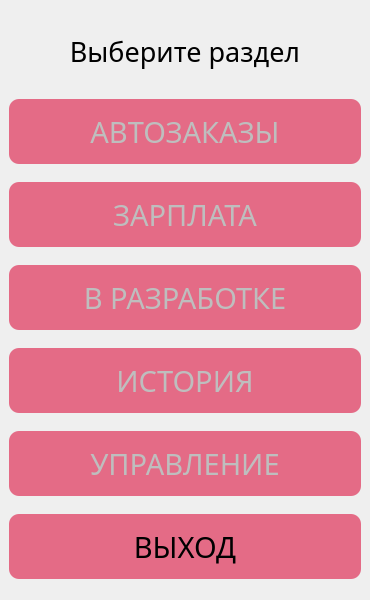
<?xml version="1.0" encoding="UTF-8"?>
<ui version="4.0">
 <class>WindowSections</class>
 <widget class="QMainWindow" name="WindowSections">
  <property name="geometry">
   <rect>
    <x>0</x>
    <y>0</y>
    <width>370</width>
    <height>600</height>
   </rect>
  </property>
  <property name="minimumSize">
   <size>
    <width>370</width>
    <height>600</height>
   </size>
  </property>
  <property name="maximumSize">
   <size>
    <width>370</width>
    <height>600</height>
   </size>
  </property>
  <property name="windowTitle">
   <string>Выбор раздела</string>
  </property>
  <widget class="QWidget" name="centralwidget">
   <layout class="QVBoxLayout" name="verticalLayout">
    <item>
     <widget class="QLabel" name="label_title">
      <property name="maximumSize">
       <size>
        <width>16777215</width>
        <height>60</height>
       </size>
      </property>
      <property name="font">
       <font>
        <family>Trebuchet MS</family>
        <pointsize>20</pointsize>
       </font>
      </property>
      <property name="layoutDirection">
       <enum>Qt::LeftToRight</enum>
      </property>
      <property name="text">
       <string>Выберите раздел</string>
      </property>
      <property name="scaledContents">
       <bool>true</bool>
      </property>
      <property name="alignment">
       <set>Qt::AlignCenter</set>
      </property>
      <property name="wordWrap">
       <bool>false</bool>
      </property>
      <property name="margin">
       <number>0</number>
      </property>
     </widget>
    </item>
    <item>
     <widget class="QPushButton" name="btn_autoorders">
      <property name="enabled">
       <bool>false</bool>
      </property>
      <property name="minimumSize">
       <size>
        <width>0</width>
        <height>65</height>
       </size>
      </property>
      <property name="maximumSize">
       <size>
        <width>500</width>
        <height>65</height>
       </size>
      </property>
      <property name="baseSize">
       <size>
        <width>0</width>
        <height>0</height>
       </size>
      </property>
      <property name="font">
       <font>
        <family>Trebuchet MS</family>
        <pointsize>22</pointsize>
        <weight>50</weight>
        <bold>false</bold>
       </font>
      </property>
      <property name="styleSheet">
       <string notr="true">QPushButton {
background-color: rgb(228, 107, 134);
border: none;
border-radius: 10px}

QPushButton:hover {
border: 1px solid  rgb(0, 0, 0);
background-color: rgba(228, 107, 134, 0.9)
}

QPushButton:pressed {
border:3px solid  rgb(0, 0, 0);
background-color: rgba(228, 107, 134, 1)
}</string>
      </property>
      <property name="text">
       <string>АВТОЗАКАЗЫ</string>
      </property>
      <property name="checkable">
       <bool>false</bool>
      </property>
     </widget>
    </item>
    <item>
     <widget class="QPushButton" name="btn_wage">
      <property name="enabled">
       <bool>false</bool>
      </property>
      <property name="minimumSize">
       <size>
        <width>0</width>
        <height>65</height>
       </size>
      </property>
      <property name="maximumSize">
       <size>
        <width>500</width>
        <height>65</height>
       </size>
      </property>
      <property name="baseSize">
       <size>
        <width>0</width>
        <height>0</height>
       </size>
      </property>
      <property name="font">
       <font>
        <family>Trebuchet MS</family>
        <pointsize>22</pointsize>
        <weight>50</weight>
        <bold>false</bold>
       </font>
      </property>
      <property name="styleSheet">
       <string notr="true">QPushButton {
background-color: rgb(228, 107, 134);
border: none;
border-radius: 10px}

QPushButton:hover {
border: 1px solid  rgb(0, 0, 0);
background-color: rgba(228, 107, 134, 0.9)
}

QPushButton:pressed {
border:3px solid  rgb(0, 0, 0);
background-color: rgba(228, 107, 134, 1)
}</string>
      </property>
      <property name="text">
       <string>ЗАРПЛАТА</string>
      </property>
      <property name="checkable">
       <bool>false</bool>
      </property>
     </widget>
    </item>
    <item>
     <widget class="QPushButton" name="btn_comingsoon">
      <property name="enabled">
       <bool>false</bool>
      </property>
      <property name="minimumSize">
       <size>
        <width>0</width>
        <height>65</height>
       </size>
      </property>
      <property name="maximumSize">
       <size>
        <width>500</width>
        <height>65</height>
       </size>
      </property>
      <property name="baseSize">
       <size>
        <width>0</width>
        <height>0</height>
       </size>
      </property>
      <property name="font">
       <font>
        <family>Trebuchet MS</family>
        <pointsize>22</pointsize>
        <weight>50</weight>
        <bold>false</bold>
       </font>
      </property>
      <property name="styleSheet">
       <string notr="true">QPushButton {
background-color: rgb(228, 107, 134);
border: none;
border-radius: 10px}

QPushButton:hover {
border: 1px solid  rgb(0, 0, 0);
background-color: rgba(228, 107, 134, 0.9)
}

QPushButton:pressed {
border:3px solid  rgb(0, 0, 0);
background-color: rgba(228, 107, 134, 1)
}</string>
      </property>
      <property name="text">
       <string>В РАЗРАБОТКЕ</string>
      </property>
      <property name="checkable">
       <bool>false</bool>
      </property>
     </widget>
    </item>
    <item>
     <widget class="QPushButton" name="btn_history">
      <property name="enabled">
       <bool>false</bool>
      </property>
      <property name="minimumSize">
       <size>
        <width>0</width>
        <height>65</height>
       </size>
      </property>
      <property name="maximumSize">
       <size>
        <width>500</width>
        <height>65</height>
       </size>
      </property>
      <property name="baseSize">
       <size>
        <width>0</width>
        <height>0</height>
       </size>
      </property>
      <property name="font">
       <font>
        <family>Trebuchet MS</family>
        <pointsize>22</pointsize>
        <weight>50</weight>
        <bold>false</bold>
       </font>
      </property>
      <property name="styleSheet">
       <string notr="true">QPushButton {
background-color: rgb(228, 107, 134);
border: none;
border-radius: 10px}

QPushButton:hover {
border: 1px solid  rgb(0, 0, 0);
background-color: rgba(228, 107, 134, 0.9)
}

QPushButton:pressed {
border:3px solid  rgb(0, 0, 0);
background-color: rgba(228, 107, 134, 1)
}</string>
      </property>
      <property name="text">
       <string>ИСТОРИЯ</string>
      </property>
      <property name="checkable">
       <bool>false</bool>
      </property>
     </widget>
    </item>
    <item>
     <widget class="QPushButton" name="btn_control">
      <property name="enabled">
       <bool>false</bool>
      </property>
      <property name="minimumSize">
       <size>
        <width>0</width>
        <height>65</height>
       </size>
      </property>
      <property name="maximumSize">
       <size>
        <width>500</width>
        <height>65</height>
       </size>
      </property>
      <property name="baseSize">
       <size>
        <width>0</width>
        <height>0</height>
       </size>
      </property>
      <property name="font">
       <font>
        <family>Trebuchet MS</family>
        <pointsize>22</pointsize>
        <weight>50</weight>
        <bold>false</bold>
       </font>
      </property>
      <property name="styleSheet">
       <string notr="true">QPushButton {
background-color: rgb(228, 107, 134);
border: none;
border-radius: 10px}

QPushButton:hover {
border: 1px solid  rgb(0, 0, 0);
background-color: rgba(228, 107, 134, 0.9)
}

QPushButton:pressed {
border:3px solid  rgb(0, 0, 0);
background-color: rgba(228, 107, 134, 1)
}</string>
      </property>
      <property name="text">
       <string>УПРАВЛЕНИЕ</string>
      </property>
      <property name="checkable">
       <bool>false</bool>
      </property>
     </widget>
    </item>
    <item>
     <widget class="QPushButton" name="btn_exit">
      <property name="minimumSize">
       <size>
        <width>0</width>
        <height>65</height>
       </size>
      </property>
      <property name="maximumSize">
       <size>
        <width>500</width>
        <height>65</height>
       </size>
      </property>
      <property name="baseSize">
       <size>
        <width>0</width>
        <height>0</height>
       </size>
      </property>
      <property name="font">
       <font>
        <family>Trebuchet MS</family>
        <pointsize>22</pointsize>
        <weight>50</weight>
        <bold>false</bold>
       </font>
      </property>
      <property name="styleSheet">
       <string notr="true">QPushButton {
background-color: rgb(228, 107, 134);
border: none;
border-radius: 10px}

QPushButton:hover {
border: 1px solid  rgb(0, 0, 0);
background-color: rgba(228, 107, 134, 0.9)
}

QPushButton:pressed {
border:3px solid  rgb(0, 0, 0);
background-color: rgba(228, 107, 134, 1)
}</string>
      </property>
      <property name="text">
       <string>ВЫХОД</string>
      </property>
      <property name="checkable">
       <bool>false</bool>
      </property>
     </widget>
    </item>
   </layout>
  </widget>
 </widget>
 <resources/>
 <connections/>
</ui>
